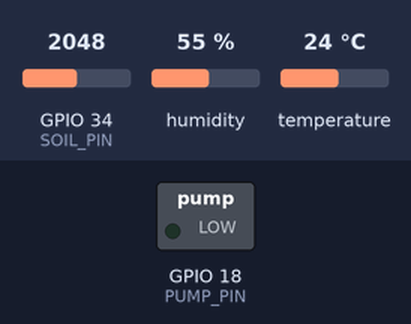
Simulated run of this sketch. Board: ESP32. Shown: switched loads named in the sketch (green lamp = pin HIGH). Inputs (shaded band) come from the test bench; at power-on: GPIO 34 (SOIL_PIN) = 2048, humidity 55 %, temperature 24 °C. WiFi joins after 1.5 s; servers stay silent unless stated; no MQTT or app messages arrive unless stated; what the sketch prints to the serial monitor is not drawn.

Above: at 2.7 s.
2.8 s: GPIO 34 (SOIL_PIN) set to 2808
5.7 s: GPIO 34 (SOIL_PIN) set to 2916
At 9.7 s:
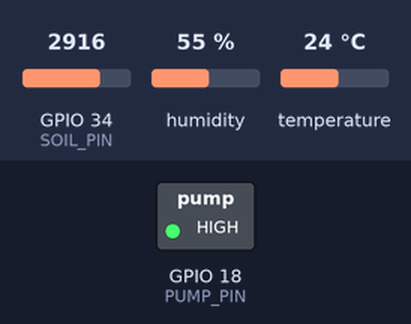
10.0 s: GPIO 34 (SOIL_PIN) set to 2866
At 13.0 s:
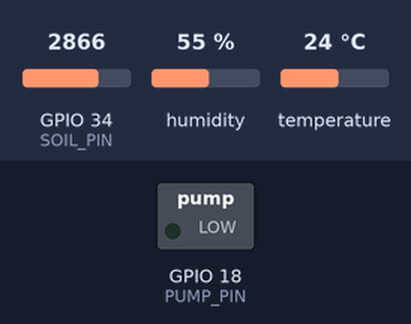
14.0 s: GPIO 34 (SOIL_PIN) set to 3603
At 17.2 s:
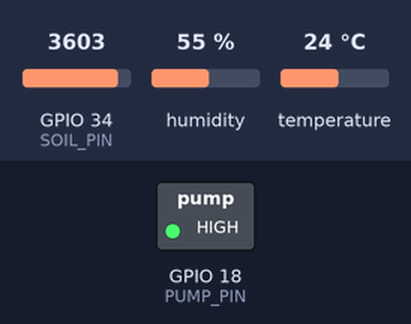
Timing chart, 0 to 18.7 s (numbered marks = the images above; inputs shaded):
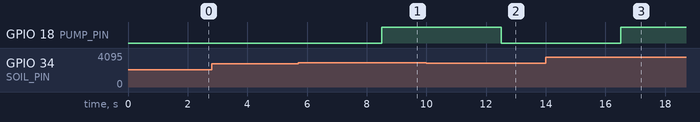

The sketch:

smart_plant_monitoring.ino
```cpp
#include <WiFi.h>
#include <PubSubClient.h>
#include "DHT.h"
#include "freertos/FreeRTOS.h"
#include "freertos/task.h"
#include "freertos/semphr.h"

// ---------- CONFIGURE ----------
#define WIFI_SSID       "vivo Y28 5G"
#define WIFI_PASSWORD   "Mahes2345#"
#define THINGSBOARD_SERVER "thingsboard.cloud"
#define TOKEN           "ahuhdpor2hz4i4m96czk"

#define DHTPIN 4
#define DHTTYPE DHT22
#define SOIL_PIN 34
#define PUMP_PIN 18
#define SOIL_THRESHOLD 30 // Below this %, pump turns ON
// -------------------------------

WiFiClient espClient;
PubSubClient client(espClient);
DHT dht(DHTPIN, DHTTYPE);

SemaphoreHandle_t dataMutex;
float temperature = 0.0;
float humidity = 0.0;
int soilPercent = 0;
bool pumpStatus = false;

void connectWiFi() {
  Serial.print("Connecting to WiFi...");
  WiFi.begin(WIFI_SSID, WIFI_PASSWORD);
  while (WiFi.status() != WL_CONNECTED) {
    delay(500); Serial.print(".");
  }
  Serial.println(" Connected!");
}

void connectMQTT() {
  while (!client.connected()) {
    Serial.print("Connecting to ThingsBoard...");
    if (client.connect("ESP32_Device", TOKEN, NULL)) {
      Serial.println(" connected!");
    } else {
      Serial.print(" failed, rc=");
      Serial.println(client.state());
      delay(5000);
    }
  }
}

// ---- Tasks ----
void TaskDHT(void *pvParameters) {
  for (;;) {
    float t = dht.readTemperature();
    float h = dht.readHumidity();
    if (!isnan(t) && !isnan(h)) {
      xSemaphoreTake(dataMutex, portMAX_DELAY);
      temperature = t;
      humidity = h;
      xSemaphoreGive(dataMutex);
    }
    vTaskDelay(pdMS_TO_TICKS(2000));
  }
}

void TaskSoil(void *pvParameters) {
  for (;;) {
    int soilValue = analogRead(SOIL_PIN);
    int soilP = map(soilValue, 4095, 0, 0, 100);
    xSemaphoreTake(dataMutex, portMAX_DELAY);
    soilPercent = soilP;
    xSemaphoreGive(dataMutex);
    vTaskDelay(pdMS_TO_TICKS(2000));
  }
}

void TaskPump(void *pvParameters) {
  for (;;) {
    xSemaphoreTake(dataMutex, portMAX_DELAY);
    int soil = soilPercent;
    xSemaphoreGive(dataMutex);

    if (soil < SOIL_THRESHOLD) {
      digitalWrite(PUMP_PIN, HIGH);
      pumpStatus = true;
    } else {
      digitalWrite(PUMP_PIN, LOW);
      pumpStatus = false;
    }
    vTaskDelay(pdMS_TO_TICKS(1000));
  }
}

void TaskMQTT(void *pvParameters) {
  for (;;) {
    if (!client.connected()) connectMQTT();
    client.loop();

    float t, h;
    int s;
    bool p;
    xSemaphoreTake(dataMutex, portMAX_DELAY);
    t = temperature;
    h = humidity;
    s = soilPercent;
    p = pumpStatus;
    xSemaphoreGive(dataMutex);

    String payload = "{\"temperature\":";
    payload += t;
    payload += ",\"humidity\":";
    payload += h;
    payload += ",\"soil_moisture\":";
    payload += s;
    payload += ",\"pump_status\":\"";
    payload += (p ? "ON" : "OFF");
    payload += "\"}"; //JSON data to publish to thingsboard.cloud

    Serial.println("Publishing: " + payload);
    client.publish("v1/devices/me/telemetry", payload.c_str());

    vTaskDelay(pdMS_TO_TICKS(5000));
  }
}

void setup() {
  Serial.begin(115200);
  pinMode(SOIL_PIN, INPUT);
  pinMode(PUMP_PIN, OUTPUT);
  digitalWrite(PUMP_PIN, LOW);

  dht.begin();
  connectWiFi();
  client.setServer(THINGSBOARD_SERVER, 1883);

  dataMutex = xSemaphoreCreateMutex();

  xTaskCreatePinnedToCore(TaskDHT, "TaskDHT", 4096, NULL, 1, NULL, 1);
  xTaskCreatePinnedToCore(TaskSoil, "TaskSoil", 4096, NULL, 1, NULL, 1);
  xTaskCreatePinnedToCore(TaskPump, "TaskPump", 2048, NULL, 1, NULL, 1);
  xTaskCreatePinnedToCore(TaskMQTT, "TaskMQTT", 8192, NULL, 1, NULL, 1);
}

void loop() {
  // Everything is handled in FreeRTOS tasks
}
```

Measured:
- the behaviour switches between 2866 and 2867 on GPIO 34 (SOIL_PIN) (found by bisection; images 0 and 1)
- after the input at 2.8 s, every drawn part: stays the same
- after the input at 5.7 s, GPIO 18 (PUMP_PIN): LOW → HIGH after 2.8 s
- after the input at 10.0 s, GPIO 18 (PUMP_PIN): HIGH → LOW after 2.5 s
- after the input at 14.0 s, GPIO 18 (PUMP_PIN): LOW → HIGH after 2.5 s
